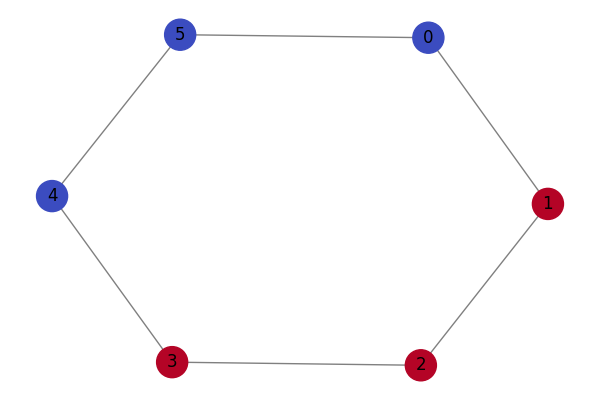

The Python source for this figure:
import torch
import torch.nn.functional as F
from torch_geometric.nn import GCNConv
import networkx as nx
import matplotlib.pyplot as plt
from torch_geometric.data import Data

#a simple Graph Neural Network
class GNN(torch.nn.Module):
    def __init__(self):
        super(GNN, self).__init__()
        self.conv1 = GCNConv(3, 16)
        self.conv2 = GCNConv(16, 2)

    def forward(self, data):
        x, edge_index = data.x, data.edge_index
        x = self.conv1(x, edge_index)
        x = F.relu(x)
        x = self.conv2(x, edge_index)
        return F.log_softmax(x, dim=1)

#generate a graph
def create_sample_graph():
    edge_index = torch.tensor([
        [0, 1, 1, 2, 2, 3, 3, 4, 4, 5, 5, 0],
        [1, 0, 2, 1, 3, 2, 4, 3, 5, 4, 0, 5]
    ], dtype=torch.long)  # Edge list
    
    x = torch.rand((6, 3))  # Random node features (6 nodes, 3 features each)
    y = torch.tensor([0, 1, 0, 1, 0, 1], dtype=torch.long)  # Node labels
    return Data(x=x, edge_index=edge_index, y=y)

#plot function for graph
def plot_graph(data, title, labels=None):
    G = nx.Graph()
    edge_list = data.edge_index.t().tolist()
    G.add_edges_from(edge_list)
    
    pos = nx.spring_layout(G)
    plt.figure(figsize=(6, 4))
    nx.draw(G, pos, with_labels=True, node_color=labels, cmap=plt.cm.coolwarm, node_size=500, edge_color='gray')
    plt.title(title)
    plt.show()
    plt.savefig('GNN_Final.png')
    print("The Graph is saved")

#training the GNN
def train():
    data = create_sample_graph()
    model = GNN()
    optimizer = torch.optim.Adam(model.parameters(), lr=0.01, weight_decay=5e-4)
    
    plot_graph(data, "Input Graph", labels=data.y.numpy())
    
    for epoch in range(100):
        model.train()
        optimizer.zero_grad()
        out = model(data)
        loss = F.nll_loss(out, data.y)
        loss.backward()
        optimizer.step()
    
    model.eval()
    pred = model(data).argmax(dim=1).detach().numpy()
    plot_graph(data, "Predicted Graph", labels=pred)
    
    print("Final Predictions:", pred)

if __name__ == "__main__":
    train()